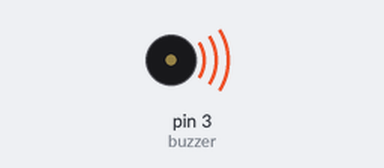
This sketch was run on a simulated Arduino Uno, built with avr-gcc and run on an emulated ATmega328P. On the bench: buzzer (waves = sounding, pin HIGH). At 1.4 s the program stops and its outputs stay as they are.

Above: at 0.05 s.
Timing chart, 0 to 2.9 s (numbered marks = the images above):
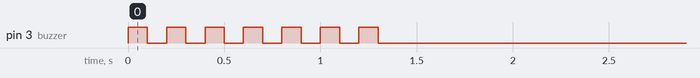

Measured:
- by itself, pin 3 (buzzer): alternates HIGH for 0.10 s and LOW for 0.10 s, 14 changes in all, then stays LOW

The sketch:

song.ino
```cpp
int buzzer = 3;

void setup() {
   pinMode(buzzer, OUTPUT);
   Serial.begin(9600);
}

void loop() {
   unsigned char s;


   //output an frequency
   for(s=0;s<7;s++)
   {
    digitalWrite(buzzer,HIGH);
    delay(100);//wait for 1ms
    digitalWrite(buzzer,LOW);
    delay(100);//wait for 1ms
    }
    while(1){

    }
}
```
